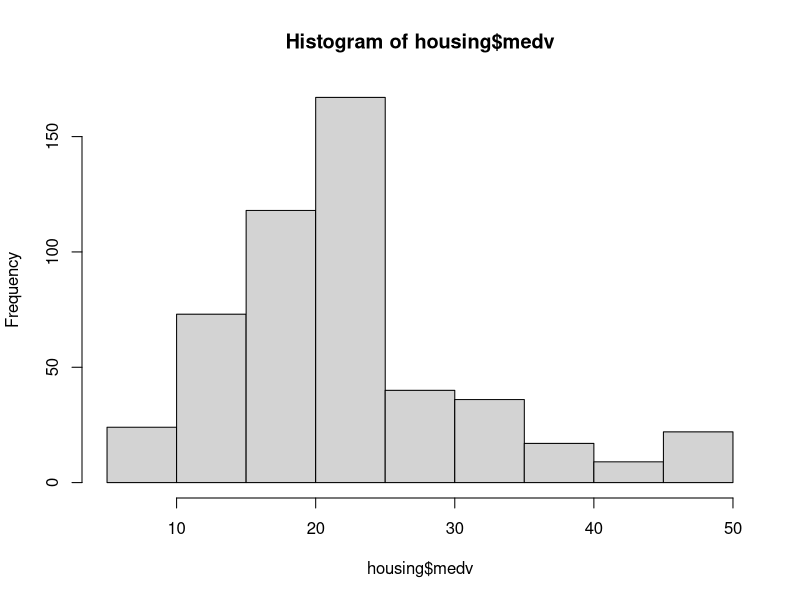
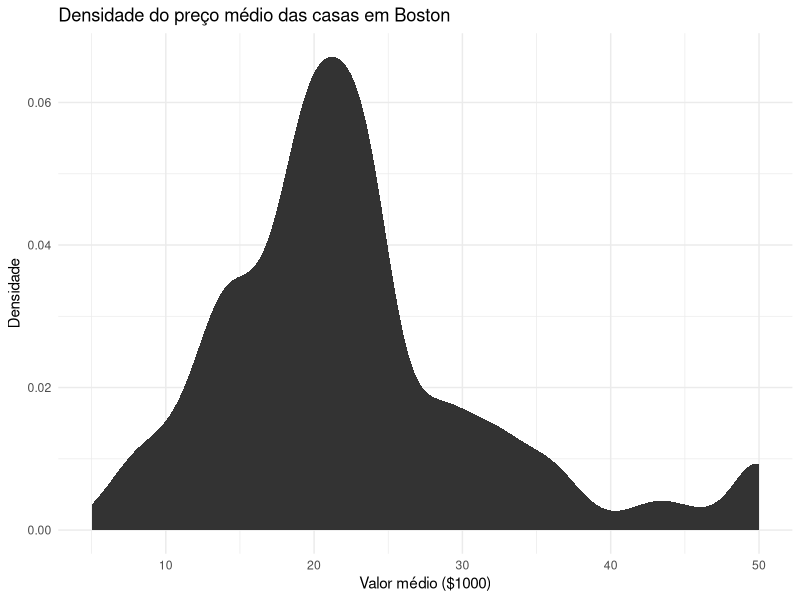
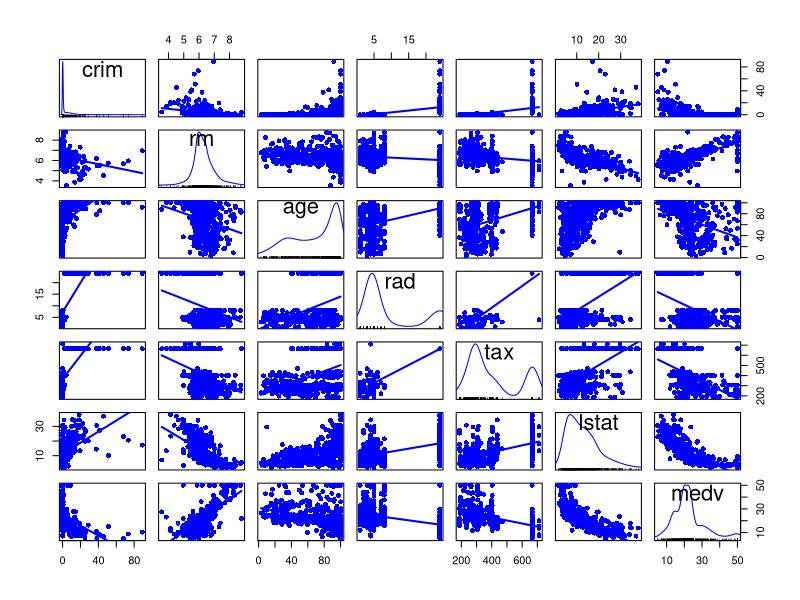
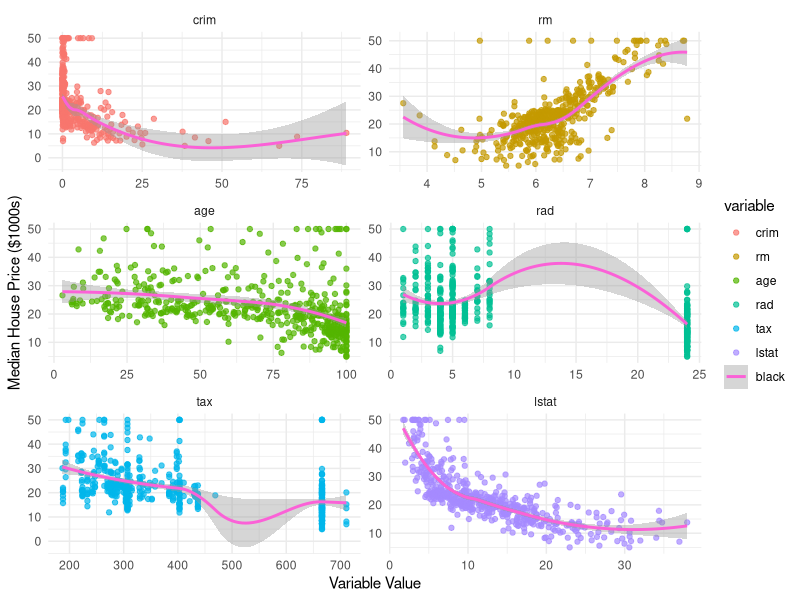
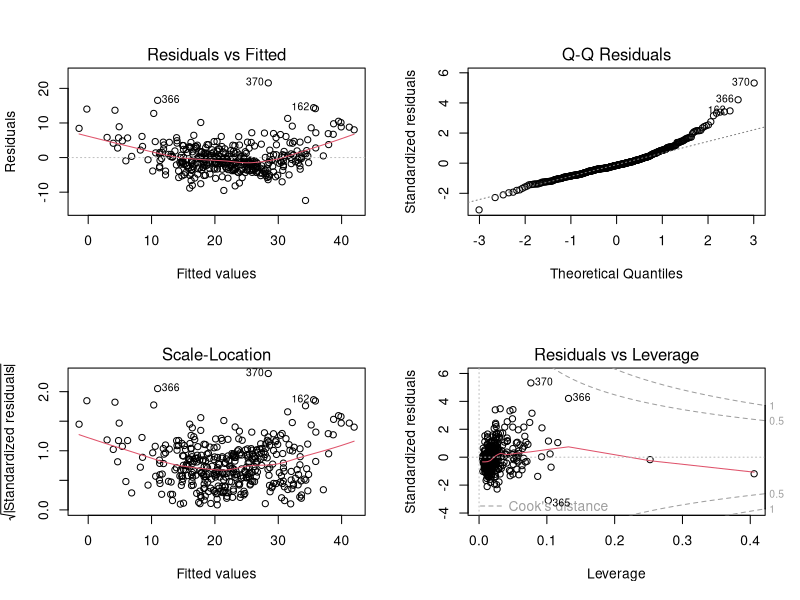
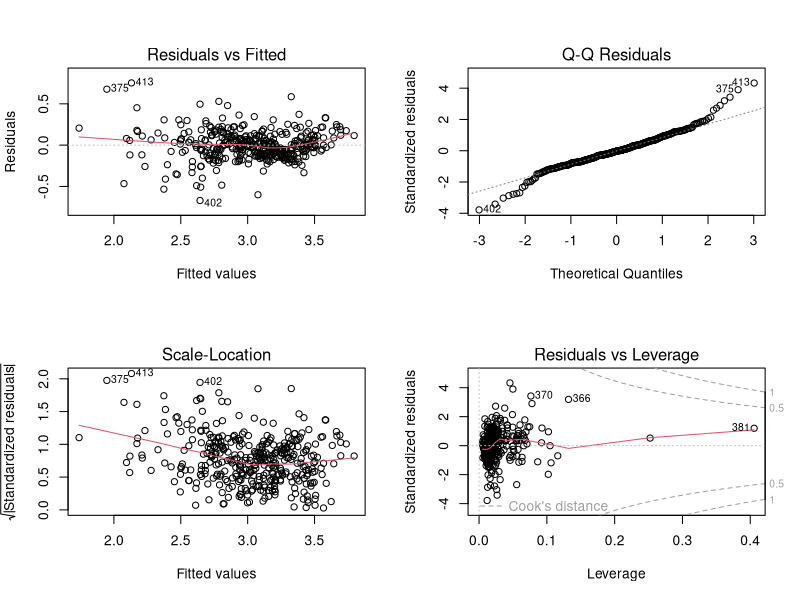
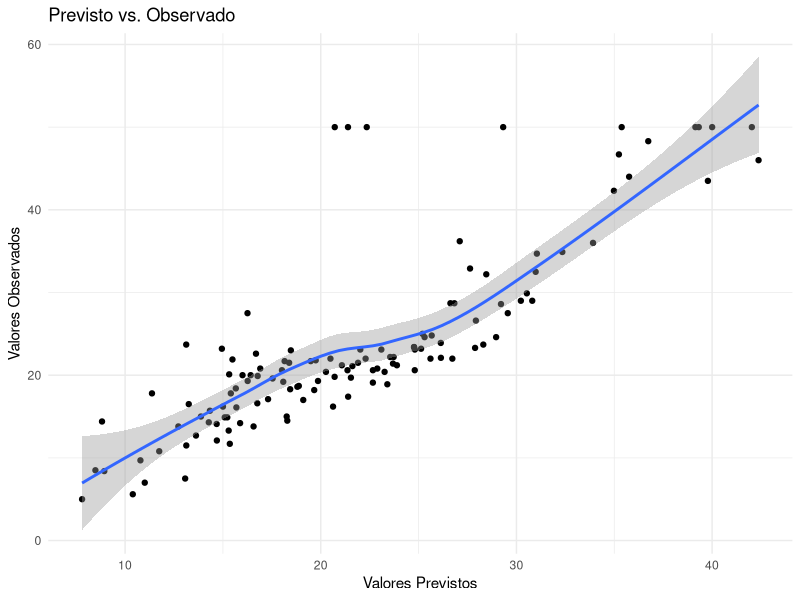

Write R code to recreate these figures, in order.
library(mlbench)
library(car)
library(dplyr)
library(ggplot2)
library(reshape2)
library(caret)

data("BostonHousing")
housing <- BostonHousing

#Exercicio 2

hist(housing$medv)
summary(housing$medv)

#ou

housing %>%
  ggplot(aes(x = medv)) +
  stat_density() +
  labs(x = "Valor médio ($1000)", 
       y = "Densidade", 
       title = "Densidade do preço médio das casas em Boston") +
  theme_minimal()


#Exercicio 3

scatterplotMatrix(~ crim + rm + age + rad + tax + lstat + medv,
                  data=housing, smooth=FALSE,
                  reg.line=FALSE, ellipse=FALSE,
                  diagonal="none", pch=16)


#ou

housing %>%
  select(c(crim, rm, age, rad, tax, lstat, medv)) %>%
  melt(id.vars = "medv") %>%
  ggplot(aes(x = value, y = medv, colour = variable)) +
  geom_point(alpha = 0.7) +
  stat_smooth(aes(colour = "black")) +
  facet_wrap(~variable, scales = "free", ncol = 2) +
  labs(x = "Variable Value", y = "Median House Price ($1000s)") +
  theme_minimal()



#Exercicio 4
library("caret")
set.seed(123)
id_trainamento <- createDataPartition(y = housing$medv, p = 0.75, list = FALSE)
trainamento <- housing[id_trainamento,]
teste <- housing[-id_trainamento,]


#Exercicio 5
modelo1 <- lm(medv ~ crim + rm + tax + lstat + chas + nox + dis + rad + ptratio, data = trainamento)
summary(modelo1)

#Exercicio 6
Rquadrado <- summary(modelo1)$r.squared
print(paste("O primeiro modelo linear possui R-Quadrado ajustado de  ", 
            round(Rquadrado, 3), sep = ""))

par(mfrow=c(2,2))
plot(modelo1)



#Exercicio 7
modelo2 <- lm(log(medv) ~ crim + rm + tax + lstat + chas + nox + dis + rad + ptratio, 
              data = trainamento)

summary(modelo2)

#Exercicio 8
Rquadrado2 <- summary(modelo2)$r.squared
print(paste("O segundo modelo linear possui R-Quadrado ajustado de ", 
            round(Rquadrado2, 3), sep = ""))
plot(modelo2)

mean(modelo2$residuals)


predicted <- predict(modelo2, newdata = teste)
results <- data.frame(predicted = exp(predicted), original = teste$medv)


#Exercicio 10
results %>%
  ggplot(aes(x = predicted, y = original)) +
  geom_point() +
  stat_smooth() +
  labs(x = "Valores Previstos", y = "Valores Observados", title = "Previsto vs. Observado") +
  theme_minimal()


